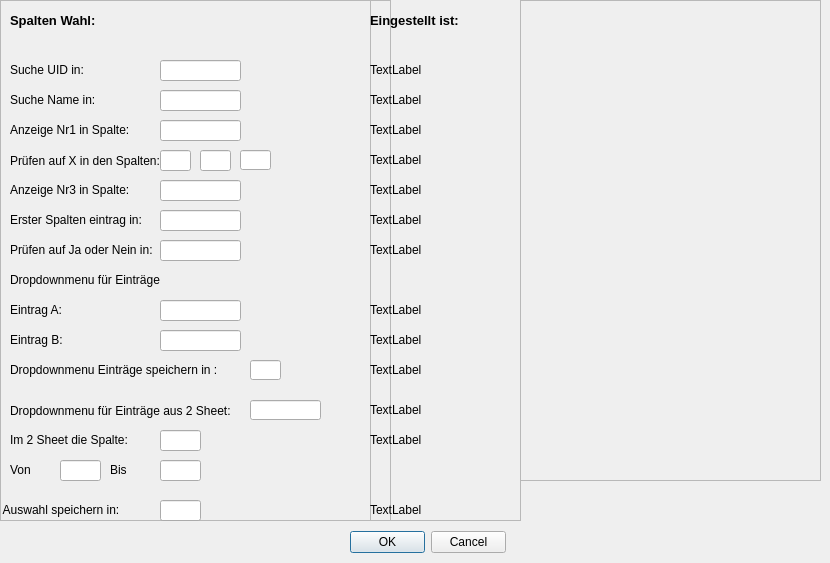
      <widget class="QWidget" name="tab">
       <attribute name="title">
        <string>Primär Excel</string>
       </attribute>
       <widget class="QFrame" name="frame_6">
        <property name="geometry">
         <rect>
          <x>0</x>
          <y>0</y>
          <width>391</width>
          <height>521</height>
         </rect>
        </property>
        <property name="frameShape">
         <enum>QFrame::StyledPanel</enum>
        </property>
        <property name="frameShadow">
         <enum>QFrame::Raised</enum>
        </property>
        <widget class="QLabel" name="label_11">
         <property name="geometry">
          <rect>
           <x>10</x>
           <y>10</y>
           <width>91</width>
           <height>20</height>
          </rect>
         </property>
         <property name="font">
          <font>
           <pointsize>10</pointsize>
           <bold>true</bold>
          </font>
         </property>
         <property name="text">
          <string>Spalten Wahl:</string>
         </property>
        </widget>
        <widget class="QLabel" name="label_12">
         <property name="geometry">
          <rect>
           <x>10</x>
           <y>60</y>
           <width>91</width>
           <height>20</height>
          </rect>
         </property>
         <property name="text">
          <string>Suche UID in: </string>
         </property>
        </widget>
        <widget class="QLabel" name="label_13">
         <property name="geometry">
          <rect>
           <x>10</x>
           <y>90</y>
           <width>91</width>
           <height>20</height>
          </rect>
         </property>
         <property name="text">
          <string>Suche Name in:</string>
         </property>
        </widget>
        <widget class="QLabel" name="label_14">
         <property name="geometry">
          <rect>
           <x>10</x>
           <y>120</y>
           <width>131</width>
           <height>20</height>
          </rect>
         </property>
         <property name="text">
          <string>Anzeige Nr1 in Spalte:</string>
         </property>
        </widget>
        <widget class="QLabel" name="label_15">
         <property name="geometry">
          <rect>
           <x>10</x>
           <y>150</y>
           <width>151</width>
           <height>21</height>
          </rect>
         </property>
         <property name="text">
          <string>Prüfen auf X in den Spalten:</string>
         </property>
        </widget>
        <widget class="QLabel" name="label_16">
         <property name="geometry">
          <rect>
           <x>10</x>
           <y>180</y>
           <width>131</width>
           <height>20</height>
          </rect>
         </property>
         <property name="text">
          <string>Anzeige Nr3 in Spalte:</string>
         </property>
        </widget>
        <widget class="QLineEdit" name="le_UID_Suche">
         <property name="geometry">
          <rect>
           <x>160</x>
           <y>60</y>
           <width>81</width>
           <height>21</height>
          </rect>
         </property>
        </widget>
        <widget class="QLineEdit" name="le_Name_Suche">
         <property name="geometry">
          <rect>
           <x>160</x>
           <y>90</y>
           <width>81</width>
           <height>21</height>
          </rect>
         </property>
        </widget>
        <widget class="QLineEdit" name="le_Anzeige1">
         <property name="geometry">
          <rect>
           <x>160</x>
           <y>120</y>
           <width>81</width>
           <height>21</height>
          </rect>
         </property>
        </widget>
        <widget class="QLineEdit" name="le_q_nr1">
         <property name="geometry">
          <rect>
           <x>160</x>
           <y>150</y>
           <width>31</width>
           <height>21</height>
          </rect>
         </property>
        </widget>
        <widget class="QLineEdit" name="le_q_nr2">
         <property name="geometry">
          <rect>
           <x>200</x>
           <y>150</y>
           <width>31</width>
           <height>21</height>
          </rect>
         </property>
        </widget>
        <widget class="QLineEdit" name="le_q_nr3">
         <property name="geometry">
          <rect>
           <x>240</x>
           <y>150</y>
           <width>31</width>
           <height>20</height>
          </rect>
         </property>
        </widget>
        <widget class="QLineEdit" name="le_Anzeige_nr2">
         <property name="geometry">
          <rect>
           <x>160</x>
           <y>180</y>
           <width>81</width>
           <height>21</height>
          </rect>
         </property>
        </widget>
        <widget class="QLabel" name="label_17">
         <property name="geometry">
          <rect>
           <x>10</x>
           <y>210</y>
           <width>141</width>
           <height>20</height>
          </rect>
         </property>
         <property name="text">
          <string>Erster Spalten eintrag in:</string>
         </property>
        </widget>
        <widget class="QLineEdit" name="le_ersterSpaltenEintrag">
         <property name="geometry">
          <rect>
           <x>160</x>
           <y>210</y>
           <width>81</width>
           <height>21</height>
          </rect>
         </property>
        </widget>
        <widget class="QLabel" name="label_18">
         <property name="geometry">
          <rect>
           <x>10</x>
           <y>240</y>
           <width>151</width>
           <height>20</height>
          </rect>
         </property>
         <property name="text">
          <string>Prüfen auf Ja oder Nein in:</string>
         </property>
        </widget>
        <widget class="QLineEdit" name="le_spalte_pf_JN">
         <property name="geometry">
          <rect>
           <x>160</x>
           <y>240</y>
           <width>81</width>
           <height>21</height>
          </rect>
         </property>
        </widget>
        <widget class="QLabel" name="label_19">
         <property name="geometry">
          <rect>
           <x>10</x>
           <y>270</y>
           <width>161</width>
           <height>20</height>
          </rect>
         </property>
         <property name="text">
          <string>Dropdownmenu für Einträge</string>
         </property>
        </widget>
        <widget class="QLineEdit" name="le_db_Eintrag1">
         <property name="geometry">
          <rect>
           <x>160</x>
           <y>300</y>
           <width>81</width>
           <height>21</height>
          </rect>
         </property>
        </widget>
        <widget class="QLineEdit" name="le_sh2_aBereich">
         <property name="geometry">
          <rect>
           <x>60</x>
           <y>460</y>
           <width>41</width>
           <height>21</height>
          </rect>
         </property>
        </widget>
        <widget class="QLabel" name="label_20">
         <property name="geometry">
          <rect>
           <x>10</x>
           <y>300</y>
           <width>151</width>
           <height>20</height>
          </rect>
         </property>
         <property name="text">
          <string>Eintrag A:</string>
         </property>
        </widget>
        <widget class="QLabel" name="label_21">
         <property name="geometry">
          <rect>
           <x>10</x>
           <y>330</y>
           <width>151</width>
           <height>20</height>
          </rect>
         </property>
         <property name="text">
          <string>Eintrag B:</string>
         </property>
        </widget>
        <widget class="QLabel" name="label_22">
         <property name="geometry">
          <rect>
           <x>10</x>
           <y>400</y>
           <width>231</width>
           <height>21</height>
          </rect>
         </property>
         <property name="text">
          <string>Dropdownmenu für Einträge aus 2 Sheet:</string>
         </property>
        </widget>
        <widget class="QLabel" name="label_23">
         <property name="geometry">
          <rect>
           <x>10</x>
           <y>460</y>
           <width>51</width>
           <height>20</height>
          </rect>
         </property>
         <property name="text">
          <string>Von </string>
         </property>
        </widget>
        <widget class="QLineEdit" name="le_db_Nr2">
         <property name="geometry">
          <rect>
           <x>160</x>
           <y>330</y>
           <width>81</width>
           <height>21</height>
          </rect>
         </property>
        </widget>
        <widget class="QLabel" name="label_24">
         <property name="geometry">
          <rect>
           <x>10</x>
           <y>430</y>
           <width>131</width>
           <height>20</height>
          </rect>
         </property>
         <property name="text">
          <string>Im 2 Sheet die Spalte:</string>
         </property>
        </widget>
        <widget class="QLabel" name="label_25">
         <property name="geometry">
          <rect>
           <x>110</x>
           <y>460</y>
           <width>51</width>
           <height>20</height>
          </rect>
         </property>
         <property name="text">
          <string>Bis</string>
         </property>
        </widget>
        <widget class="QLineEdit" name="le_sh2_eBereich">
         <property name="geometry">
          <rect>
           <x>160</x>
           <y>460</y>
           <width>41</width>
           <height>21</height>
          </rect>
         </property>
        </widget>
        <widget class="QLabel" name="label_27">
         <property name="geometry">
          <rect>
           <x>0</x>
           <y>500</y>
           <width>141</width>
           <height>20</height>
          </rect>
         </property>
         <property name="text">
          <string> Auswahl speichern in:</string>
         </property>
        </widget>
        <widget class="QLineEdit" name="le_db_sh2_speicher_in">
         <property name="geometry">
          <rect>
           <x>160</x>
           <y>500</y>
           <width>41</width>
           <height>21</height>
          </rect>
         </property>
        </widget>
        <widget class="QLabel" name="label_29">
         <property name="geometry">
          <rect>
           <x>10</x>
           <y>360</y>
           <width>211</width>
           <height>20</height>
          </rect>
         </property>
         <property name="text">
          <string>Dropdownmenu Einträge speichern in :</string>
         </property>
        </widget>
        <widget class="QLineEdit" name="le_db_schreiben_in">
         <property name="geometry">
          <rect>
           <x>250</x>
           <y>360</y>
           <width>31</width>
           <height>20</height>
          </rect>
         </property>
        </widget>
        <widget class="QLineEdit" name="le_name_sh2">
         <property name="geometry">
          <rect>
           <x>250</x>
           <y>400</y>
           <width>71</width>
           <height>20</height>
          </rect>
         </property>
        </widget>
        <widget class="QLineEdit" name="el_sh2_le_sh2_spalte_bereich">
         <property name="geometry">
          <rect>
           <x>160</x>
           <y>430</y>
           <width>41</width>
           <height>21</height>
          </rect>
         </property>
        </widget>
       </widget>
       <widget class="QFrame" name="frame_8">
        <property name="geometry">
         <rect>
          <x>520</x>
          <y>0</y>
          <width>301</width>
          <height>481</height>
         </rect>
        </property>
        <property name="frameShape">
         <enum>QFrame::StyledPanel</enum>
        </property>
        <property name="frameShadow">
         <enum>QFrame::Raised</enum>
        </property>
       </widget>
       <widget class="QDialogButtonBox" name="buttonBox_4">
        <property name="geometry">
         <rect>
          <x>350</x>
          <y>530</y>
          <width>156</width>
          <height>24</height>
         </rect>
        </property>
        <property name="standardButtons">
         <set>QDialogButtonBox::Cancel|QDialogButtonBox::Ok</set>
        </property>
       </widget>
       <widget class="QFrame" name="frame_7">
        <property name="geometry">
         <rect>
          <x>370</x>
          <y>-10</y>
          <width>151</width>
          <height>531</height>
         </rect>
        </property>
        <property name="frameShape">
         <enum>QFrame::StyledPanel</enum>
        </property>
        <property name="frameShadow">
         <enum>QFrame::Raised</enum>
        </property>
        <widget class="QLabel" name="label_28">
         <property name="geometry">
          <rect>
           <x>0</x>
           <y>10</y>
           <width>101</width>
           <height>41</height>
          </rect>
         </property>
         <property name="font">
          <font>
           <pointsize>10</pointsize>
           <bold>true</bold>
          </font>
         </property>
         <property name="text">
          <string>Eingestellt ist:</string>
         </property>
        </widget>
        <widget class="QLabel" name="lb_activ_UID">
         <property name="geometry">
          <rect>
           <x>0</x>
           <y>70</y>
           <width>91</width>
           <height>20</height>
          </rect>
         </property>
         <property name="text">
          <string>TextLabel</string>
         </property>
        </widget>
        <widget class="QLabel" name="lb_activ_Name">
         <property name="geometry">
          <rect>
           <x>0</x>
           <y>100</y>
           <width>91</width>
           <height>20</height>
          </rect>
         </property>
         <property name="text">
          <string>TextLabel</string>
         </property>
        </widget>
        <widget class="QLabel" name="lb_activ_Kostenstelle">
         <property name="geometry">
          <rect>
           <x>0</x>
           <y>130</y>
           <width>91</width>
           <height>20</height>
          </rect>
         </property>
         <property name="text">
          <string>TextLabel</string>
         </property>
        </widget>
        <widget class="QLabel" name="lb_aktiv_Qartale">
         <property name="geometry">
          <rect>
           <x>0</x>
           <y>160</y>
           <width>91</width>
           <height>20</height>
          </rect>
         </property>
         <property name="text">
          <string>TextLabel</string>
         </property>
        </widget>
        <widget class="QLabel" name="lb_activ_Alter_Hinweis">
         <property name="geometry">
          <rect>
           <x>0</x>
           <y>190</y>
           <width>91</width>
           <height>20</height>
          </rect>
         </property>
         <property name="text">
          <string>TextLabel</string>
         </property>
        </widget>
        <widget class="QLabel" name="lb_activ_Notiz">
         <property name="geometry">
          <rect>
           <x>0</x>
           <y>220</y>
           <width>91</width>
           <height>20</height>
          </rect>
         </property>
         <property name="text">
          <string>TextLabel</string>
         </property>
        </widget>
        <widget class="QLabel" name="lb_activ_Entwickler">
         <property name="geometry">
          <rect>
           <x>0</x>
           <y>250</y>
           <width>91</width>
           <height>20</height>
          </rect>
         </property>
         <property name="text">
          <string>TextLabel</string>
         </property>
        </widget>
        <widget class="QLabel" name="lb_activ_DD_auswahl1">
         <property name="geometry">
          <rect>
           <x>0</x>
           <y>310</y>
           <width>91</width>
           <height>20</height>
          </rect>
         </property>
         <property name="text">
          <string>TextLabel</string>
         </property>
        </widget>
        <widget class="QLabel" name="lb_activ_2SBereichAuswahl">
         <property name="geometry">
          <rect>
           <x>0</x>
           <y>440</y>
           <width>91</width>
           <height>20</height>
          </rect>
         </property>
         <property name="text">
          <string>TextLabel</string>
         </property>
        </widget>
        <widget class="QLabel" name="lb_aktiv_aus_db_save_in">
         <property name="geometry">
          <rect>
           <x>0</x>
           <y>510</y>
           <width>91</width>
           <height>20</height>
          </rect>
         </property>
         <property name="text">
          <string>TextLabel</string>
         </property>
        </widget>
        <widget class="QLabel" name="lb_activ_2Sheet">
         <property name="geometry">
          <rect>
           <x>0</x>
           <y>410</y>
           <width>91</width>
           <height>20</height>
          </rect>
         </property>
         <property name="text">
          <string>TextLabel</string>
         </property>
        </widget>
        <widget class="QLabel" name="lb_dmEA_save_in">
         <property name="geometry">
          <rect>
           <x>0</x>
           <y>370</y>
           <width>91</width>
           <height>20</height>
          </rect>
         </property>
         <property name="text">
          <string>TextLabel</string>
         </property>
        </widget>
        <widget class="QLabel" name="lb_activ_DD_auswahl2">
         <property name="geometry">
          <rect>
           <x>0</x>
           <y>340</y>
           <width>91</width>
           <height>20</height>
          </rect>
         </property>
         <property name="text">
          <string>TextLabel</string>
         </property>
        </widget>
        <widget class="QLabel" name="lb_aktiv_Sheet2SpalteBereichsAuswahl">
         <property name="geometry">
          <rect>
           <x>0</x>
           <y>470</y>
           <width>81</width>
           <height>20</height>
          </rect>
         </property>
         <property name="text">
          <string/>
         </property>
        </widget>
       </widget>
       <zorder>frame_8</zorder>
       <zorder>buttonBox_4</zorder>
       <zorder>frame_6</zorder>
       <zorder>frame_7</zorder>
      </widget>
